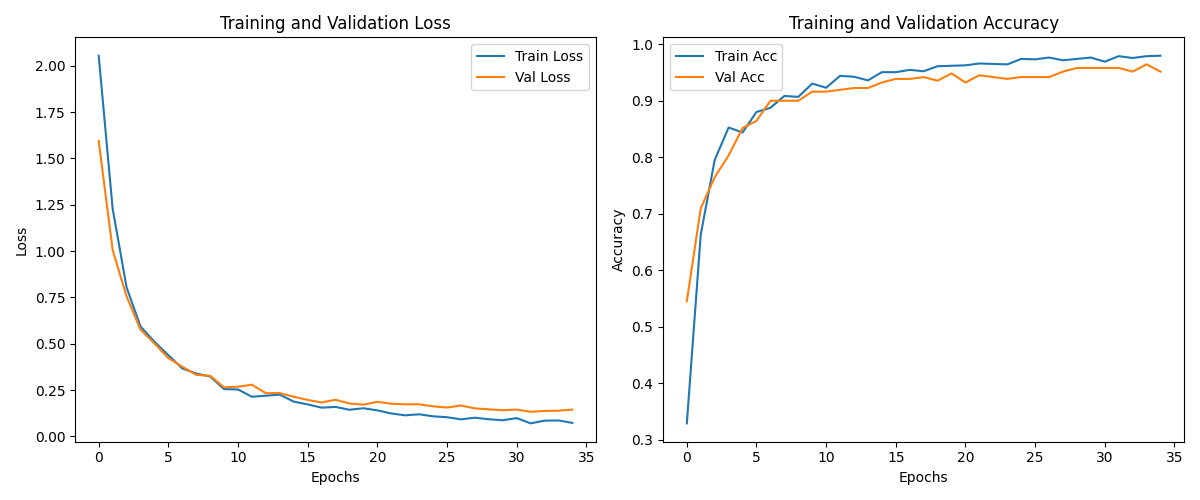

The script that drew this image:
import torch
import torch.nn as nn
import torch.optim as optim
from torchvision import datasets, models, transforms
from torch.utils.data import DataLoader
import os
from torchsummary import summary

# Define data transformations
data_transforms = {
    'train': transforms.Compose([
        transforms.Resize((224, 224)),  # Ensure all images are resized to 224x224
        transforms.RandomHorizontalFlip(),
        transforms.RandomRotation(90),
        transforms.RandomVerticalFlip(),
        transforms.ColorJitter(brightness=0.2, contrast=0.2, saturation=0.2, hue=0.2),
        transforms.ToTensor(),
        transforms.Normalize([0.485, 0.456, 0.406], [0.229, 0.224, 0.225])
    ]),
    'val': transforms.Compose([
        transforms.Resize((224, 224)),
        transforms.CenterCrop(224),
        transforms.ToTensor(),
        transforms.Normalize([0.485, 0.456, 0.406], [0.229, 0.224, 0.225])
    ]),
}

# Define data directory and load datasets
data_dir = r"C:\Users\hafiedz\Downloads\archive (1)\skin-disease-datasaet"

image_datasets = {
    x: datasets.ImageFolder(root=os.path.join(data_dir, x), transform=data_transforms[x])
    for x in ['train', 'val']
}

dataloaders = {
    x: DataLoader(image_datasets[x], batch_size=32, shuffle=True, num_workers=0)
    for x in ['train', 'val']
}

dataset_sizes = {x: len(image_datasets[x]) for x in ['train', 'val']}
class_names = image_datasets['train'].classes

# Load the pretrained model
model = models.resnet18(pretrained=True)

# Freeze all the parameters in the model
for param in model.parameters():
    param.requires_grad = False

# Unfreeze the last block (layer4) and the final fully connected layer
for param in model.layer4.parameters(): #Conv2d-51 to Conv2d-63:
    param.requires_grad = True

# Modify the final layer to match the number of classes in your dataset
num_ftrs = model.fc.in_features
model.fc = nn.Linear(num_ftrs, len(class_names))

# Ensure the final layer remains trainable
for param in model.fc.parameters(): 
    param.requires_grad = True

# Move the model to GPU if available
device = 'cuda' if torch.cuda.is_available() else 'cpu'
model = model.to(device)

# Print the model summary
print("Model Summary:")
summary(model, (3, 224, 224))

# Define loss function and optimizer
criterion = nn.CrossEntropyLoss()
optimizer = optim.SGD(model.parameters(), lr=0.001, momentum=0.9)

# Define learning rate scheduler
scheduler = torch.optim.lr_scheduler.CosineAnnealingLR(optimizer, T_max=35)

import matplotlib.pyplot as plt

def train_model(model, criterion, optimizer, num_epochs=35):
    train_loss_history = []
    val_loss_history = []
    train_acc_history = []
    val_acc_history = []

    for epoch in range(num_epochs):
        print(f'Epoch {epoch}/{num_epochs - 1}')
        print('-' * 10)

        for phase in ['train', 'val']:
            if phase == 'train':
                model.train()
            else:
                model.eval()

            running_loss = 0.0
            running_corrects = 0

            for inputs, labels in dataloaders[phase]:
                inputs = inputs.to(device)
                labels = labels.to(device)

                optimizer.zero_grad()

                with torch.set_grad_enabled(phase == 'train'):
                    outputs = model(inputs)
                    _, preds = torch.max(outputs, 1)
                    loss = criterion(outputs, labels)

                    if phase == 'train':
                        loss.backward()
                        optimizer.step()

                running_loss += loss.item() * inputs.size(0)
                running_corrects += torch.sum(preds == labels.data)

            epoch_loss = running_loss / dataset_sizes[phase]
            epoch_acc = running_corrects.double() / dataset_sizes[phase]

            print(f'{phase} Loss: {epoch_loss:.4f} Acc: {epoch_acc:.4f}')

            if phase == 'train':
                train_loss_history.append(epoch_loss)
                train_acc_history.append(epoch_acc.item())
            else:
                val_loss_history.append(epoch_loss)
                val_acc_history.append(epoch_acc.item())

    # Plotting the training and validation loss and accuracy
    plt.figure(figsize=(12, 5))

    # Plot loss
    plt.subplot(1, 2, 1)
    plt.plot(train_loss_history, label='Train Loss')
    plt.plot(val_loss_history, label='Val Loss')
    plt.title('Training and Validation Loss')
    plt.xlabel('Epochs')
    plt.ylabel('Loss')
    plt.legend()

    # Plot accuracy
    plt.subplot(1, 2, 2)
    plt.plot(train_acc_history, label='Train Acc')
    plt.plot(val_acc_history, label='Val Acc')
    plt.title('Training and Validation Accuracy')
    plt.xlabel('Epochs')
    plt.ylabel('Accuracy')
    plt.legend()

    plt.tight_layout()
    plt.show()

    return model

# Train the model
model = train_model(model, criterion, optimizer, num_epochs=35)

# Assuming 'model' is your trained model
model_path = "model4.pth"

# Save the model's state_dict
torch.save(model.state_dict(), model_path)

print(f"Model saved to {model_path}")
